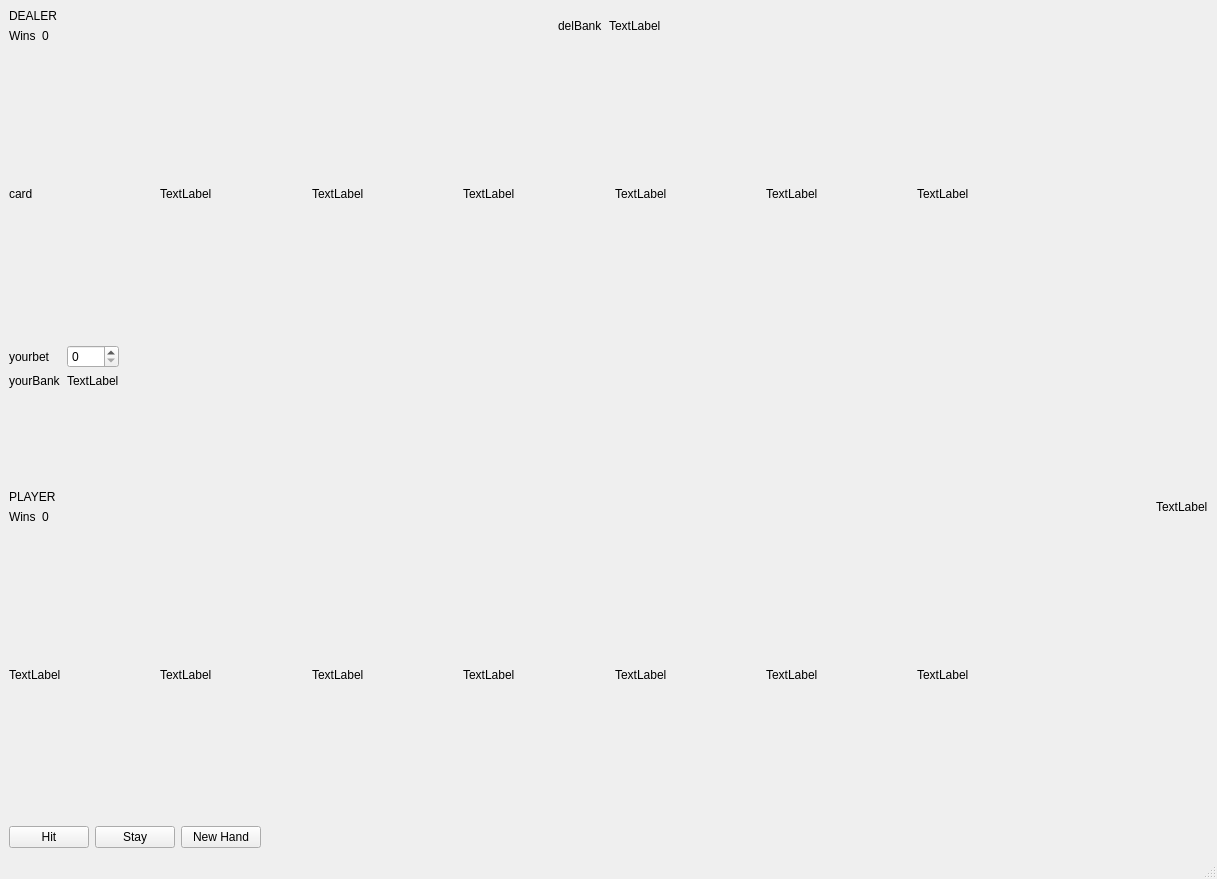
<?xml version="1.0" encoding="UTF-8"?>
<ui version="4.0">
 <class>MainWindow</class>
 <widget class="QMainWindow" name="MainWindow">
  <property name="geometry">
   <rect>
    <x>0</x>
    <y>0</y>
    <width>1217</width>
    <height>879</height>
   </rect>
  </property>
  <property name="windowTitle">
   <string>MainWindow</string>
  </property>
  <widget class="QWidget" name="centralwidget">
   <layout class="QGridLayout" name="gridLayout_5">
    <item row="0" column="0">
     <layout class="QVBoxLayout" name="verticalLayout">
      <item>
       <layout class="QHBoxLayout" name="horizontalLayout_5">
        <item>
         <layout class="QGridLayout" name="gridLayout">
          <item row="0" column="0" colspan="2">
           <widget class="QLabel" name="Dealer">
            <property name="text">
             <string>DEALER</string>
            </property>
           </widget>
          </item>
          <item row="1" column="0">
           <widget class="QLabel" name="win">
            <property name="text">
             <string>Wins</string>
            </property>
           </widget>
          </item>
          <item row="1" column="1">
           <widget class="QLabel" name="dealerwins">
            <property name="text">
             <string>0</string>
            </property>
           </widget>
          </item>
         </layout>
        </item>
        <item>
         <spacer name="horizontalSpacer_5">
          <property name="orientation">
           <enum>Qt::Horizontal</enum>
          </property>
          <property name="sizeHint" stdset="0">
           <size>
            <width>40</width>
            <height>20</height>
           </size>
          </property>
         </spacer>
        </item>
        <item>
         <layout class="QGridLayout" name="gridLayout_4">
          <item row="0" column="1">
           <widget class="QLabel" name="dealerBank">
            <property name="text">
             <string>TextLabel</string>
            </property>
           </widget>
          </item>
          <item row="0" column="0">
           <widget class="QLabel" name="DealerBank">
            <property name="text">
             <string>delBank</string>
            </property>
           </widget>
          </item>
         </layout>
        </item>
        <item>
         <spacer name="horizontalSpacer_6">
          <property name="orientation">
           <enum>Qt::Horizontal</enum>
          </property>
          <property name="sizeHint" stdset="0">
           <size>
            <width>40</width>
            <height>20</height>
           </size>
          </property>
         </spacer>
        </item>
        <item>
         <widget class="QLabel" name="DealerValue">
          <property name="text">
           <string>              </string>
          </property>
         </widget>
        </item>
       </layout>
      </item>
      <item>
       <spacer name="verticalSpacer">
        <property name="orientation">
         <enum>Qt::Vertical</enum>
        </property>
        <property name="sizeHint" stdset="0">
         <size>
          <width>20</width>
          <height>40</height>
         </size>
        </property>
       </spacer>
      </item>
      <item>
       <layout class="QHBoxLayout" name="horizontalLayout">
        <item>
         <widget class="QLabel" name="dealercard1">
          <property name="sizePolicy">
           <sizepolicy hsizetype="MinimumExpanding" vsizetype="MinimumExpanding">
            <horstretch>0</horstretch>
            <verstretch>0</verstretch>
           </sizepolicy>
          </property>
          <property name="minimumSize">
           <size>
            <width>20</width>
            <height>40</height>
           </size>
          </property>
          <property name="text">
           <string>card</string>
          </property>
         </widget>
        </item>
        <item>
         <widget class="QLabel" name="dealercard2">
          <property name="sizePolicy">
           <sizepolicy hsizetype="MinimumExpanding" vsizetype="MinimumExpanding">
            <horstretch>0</horstretch>
            <verstretch>0</verstretch>
           </sizepolicy>
          </property>
          <property name="minimumSize">
           <size>
            <width>20</width>
            <height>40</height>
           </size>
          </property>
          <property name="text">
           <string>TextLabel</string>
          </property>
         </widget>
        </item>
        <item>
         <widget class="QLabel" name="dealercard3">
          <property name="sizePolicy">
           <sizepolicy hsizetype="MinimumExpanding" vsizetype="MinimumExpanding">
            <horstretch>0</horstretch>
            <verstretch>0</verstretch>
           </sizepolicy>
          </property>
          <property name="minimumSize">
           <size>
            <width>20</width>
            <height>40</height>
           </size>
          </property>
          <property name="text">
           <string>TextLabel</string>
          </property>
         </widget>
        </item>
        <item>
         <widget class="QLabel" name="dealercard4">
          <property name="sizePolicy">
           <sizepolicy hsizetype="MinimumExpanding" vsizetype="MinimumExpanding">
            <horstretch>0</horstretch>
            <verstretch>0</verstretch>
           </sizepolicy>
          </property>
          <property name="minimumSize">
           <size>
            <width>20</width>
            <height>40</height>
           </size>
          </property>
          <property name="text">
           <string>TextLabel</string>
          </property>
         </widget>
        </item>
        <item>
         <widget class="QLabel" name="dealercard5">
          <property name="sizePolicy">
           <sizepolicy hsizetype="MinimumExpanding" vsizetype="MinimumExpanding">
            <horstretch>0</horstretch>
            <verstretch>0</verstretch>
           </sizepolicy>
          </property>
          <property name="minimumSize">
           <size>
            <width>20</width>
            <height>40</height>
           </size>
          </property>
          <property name="text">
           <string>TextLabel</string>
          </property>
         </widget>
        </item>
        <item>
         <widget class="QLabel" name="dealercard6">
          <property name="sizePolicy">
           <sizepolicy hsizetype="MinimumExpanding" vsizetype="MinimumExpanding">
            <horstretch>0</horstretch>
            <verstretch>0</verstretch>
           </sizepolicy>
          </property>
          <property name="minimumSize">
           <size>
            <width>20</width>
            <height>40</height>
           </size>
          </property>
          <property name="text">
           <string>TextLabel</string>
          </property>
         </widget>
        </item>
        <item>
         <widget class="QLabel" name="dealercard7">
          <property name="sizePolicy">
           <sizepolicy hsizetype="MinimumExpanding" vsizetype="MinimumExpanding">
            <horstretch>0</horstretch>
            <verstretch>0</verstretch>
           </sizepolicy>
          </property>
          <property name="minimumSize">
           <size>
            <width>20</width>
            <height>40</height>
           </size>
          </property>
          <property name="text">
           <string>TextLabel</string>
          </property>
         </widget>
        </item>
        <item>
         <spacer name="horizontalSpacer">
          <property name="orientation">
           <enum>Qt::Horizontal</enum>
          </property>
          <property name="sizeHint" stdset="0">
           <size>
            <width>40</width>
            <height>20</height>
           </size>
          </property>
         </spacer>
        </item>
       </layout>
      </item>
      <item>
       <spacer name="verticalSpacer_2">
        <property name="orientation">
         <enum>Qt::Vertical</enum>
        </property>
        <property name="sizeHint" stdset="0">
         <size>
          <width>20</width>
          <height>40</height>
         </size>
        </property>
       </spacer>
      </item>
      <item>
       <layout class="QHBoxLayout" name="horizontalLayout_6">
        <item>
         <layout class="QGridLayout" name="gridLayout_3">
          <item row="0" column="1">
           <widget class="QSpinBox" name="playerbet"/>
          </item>
          <item row="0" column="0">
           <widget class="QLabel" name="label_19">
            <property name="text">
             <string>yourbet</string>
            </property>
           </widget>
          </item>
          <item row="1" column="0">
           <widget class="QLabel" name="yourBank">
            <property name="text">
             <string>yourBank</string>
            </property>
           </widget>
          </item>
          <item row="1" column="1">
           <widget class="QLabel" name="playerBank">
            <property name="text">
             <string>TextLabel</string>
            </property>
           </widget>
          </item>
         </layout>
        </item>
        <item>
         <spacer name="horizontalSpacer_7">
          <property name="orientation">
           <enum>Qt::Horizontal</enum>
          </property>
          <property name="sizeHint" stdset="0">
           <size>
            <width>40</width>
            <height>20</height>
           </size>
          </property>
         </spacer>
        </item>
       </layout>
      </item>
      <item>
       <spacer name="verticalSpacer_3">
        <property name="orientation">
         <enum>Qt::Vertical</enum>
        </property>
        <property name="sizeHint" stdset="0">
         <size>
          <width>20</width>
          <height>40</height>
         </size>
        </property>
       </spacer>
      </item>
      <item>
       <layout class="QHBoxLayout" name="horizontalLayout_4">
        <item>
         <layout class="QGridLayout" name="gridLayout_2">
          <item row="0" column="0" colspan="2">
           <widget class="QLabel" name="label_18">
            <property name="text">
             <string>PLAYER</string>
            </property>
           </widget>
          </item>
          <item row="1" column="0">
           <widget class="QLabel" name="yourWins">
            <property name="text">
             <string>Wins</string>
            </property>
           </widget>
          </item>
          <item row="1" column="1">
           <widget class="QLabel" name="playerwins">
            <property name="text">
             <string>0</string>
            </property>
           </widget>
          </item>
         </layout>
        </item>
        <item>
         <spacer name="horizontalSpacer_4">
          <property name="orientation">
           <enum>Qt::Horizontal</enum>
          </property>
          <property name="sizeHint" stdset="0">
           <size>
            <width>40</width>
            <height>20</height>
           </size>
          </property>
         </spacer>
        </item>
        <item>
         <widget class="QLabel" name="yourValue">
          <property name="text">
           <string>TextLabel</string>
          </property>
         </widget>
        </item>
       </layout>
      </item>
      <item>
       <spacer name="verticalSpacer_4">
        <property name="orientation">
         <enum>Qt::Vertical</enum>
        </property>
        <property name="sizeHint" stdset="0">
         <size>
          <width>20</width>
          <height>40</height>
         </size>
        </property>
       </spacer>
      </item>
      <item>
       <layout class="QHBoxLayout" name="horizontalLayout_2">
        <item>
         <widget class="QLabel" name="playercard1">
          <property name="sizePolicy">
           <sizepolicy hsizetype="MinimumExpanding" vsizetype="MinimumExpanding">
            <horstretch>0</horstretch>
            <verstretch>0</verstretch>
           </sizepolicy>
          </property>
          <property name="minimumSize">
           <size>
            <width>20</width>
            <height>40</height>
           </size>
          </property>
          <property name="text">
           <string>TextLabel</string>
          </property>
         </widget>
        </item>
        <item>
         <widget class="QLabel" name="playercard2">
          <property name="sizePolicy">
           <sizepolicy hsizetype="MinimumExpanding" vsizetype="MinimumExpanding">
            <horstretch>0</horstretch>
            <verstretch>0</verstretch>
           </sizepolicy>
          </property>
          <property name="minimumSize">
           <size>
            <width>20</width>
            <height>40</height>
           </size>
          </property>
          <property name="text">
           <string>TextLabel</string>
          </property>
         </widget>
        </item>
        <item>
         <widget class="QLabel" name="playercard3">
          <property name="sizePolicy">
           <sizepolicy hsizetype="MinimumExpanding" vsizetype="MinimumExpanding">
            <horstretch>0</horstretch>
            <verstretch>0</verstretch>
           </sizepolicy>
          </property>
          <property name="minimumSize">
           <size>
            <width>20</width>
            <height>40</height>
           </size>
          </property>
          <property name="text">
           <string>TextLabel</string>
          </property>
         </widget>
        </item>
        <item>
         <widget class="QLabel" name="playercard4">
          <property name="sizePolicy">
           <sizepolicy hsizetype="MinimumExpanding" vsizetype="MinimumExpanding">
            <horstretch>0</horstretch>
            <verstretch>0</verstretch>
           </sizepolicy>
          </property>
          <property name="minimumSize">
           <size>
            <width>20</width>
            <height>40</height>
           </size>
          </property>
          <property name="text">
           <string>TextLabel</string>
          </property>
         </widget>
        </item>
        <item>
         <widget class="QLabel" name="playercard5">
          <property name="sizePolicy">
           <sizepolicy hsizetype="MinimumExpanding" vsizetype="MinimumExpanding">
            <horstretch>0</horstretch>
            <verstretch>0</verstretch>
           </sizepolicy>
          </property>
          <property name="minimumSize">
           <size>
            <width>20</width>
            <height>40</height>
           </size>
          </property>
          <property name="text">
           <string>TextLabel</string>
          </property>
         </widget>
        </item>
        <item>
         <widget class="QLabel" name="playercard6">
          <property name="sizePolicy">
           <sizepolicy hsizetype="MinimumExpanding" vsizetype="MinimumExpanding">
            <horstretch>0</horstretch>
            <verstretch>0</verstretch>
           </sizepolicy>
          </property>
          <property name="minimumSize">
           <size>
            <width>20</width>
            <height>40</height>
           </size>
          </property>
          <property name="text">
           <string>TextLabel</string>
          </property>
         </widget>
        </item>
        <item>
         <widget class="QLabel" name="playercard7">
          <property name="sizePolicy">
           <sizepolicy hsizetype="MinimumExpanding" vsizetype="MinimumExpanding">
            <horstretch>0</horstretch>
            <verstretch>0</verstretch>
           </sizepolicy>
          </property>
          <property name="minimumSize">
           <size>
            <width>20</width>
            <height>40</height>
           </size>
          </property>
          <property name="text">
           <string>TextLabel</string>
          </property>
         </widget>
        </item>
        <item>
         <spacer name="horizontalSpacer_2">
          <property name="orientation">
           <enum>Qt::Horizontal</enum>
          </property>
          <property name="sizeHint" stdset="0">
           <size>
            <width>40</width>
            <height>20</height>
           </size>
          </property>
         </spacer>
        </item>
       </layout>
      </item>
      <item>
       <spacer name="verticalSpacer_5">
        <property name="orientation">
         <enum>Qt::Vertical</enum>
        </property>
        <property name="sizeHint" stdset="0">
         <size>
          <width>20</width>
          <height>40</height>
         </size>
        </property>
       </spacer>
      </item>
      <item>
       <layout class="QHBoxLayout" name="horizontalLayout_3">
        <item>
         <widget class="QPushButton" name="hitButton">
          <property name="text">
           <string>Hit</string>
          </property>
         </widget>
        </item>
        <item>
         <widget class="QPushButton" name="stayButton">
          <property name="text">
           <string>Stay</string>
          </property>
         </widget>
        </item>
        <item>
         <widget class="QPushButton" name="newButton">
          <property name="text">
           <string>New Hand</string>
          </property>
         </widget>
        </item>
        <item>
         <spacer name="horizontalSpacer_3">
          <property name="orientation">
           <enum>Qt::Horizontal</enum>
          </property>
          <property name="sizeHint" stdset="0">
           <size>
            <width>40</width>
            <height>20</height>
           </size>
          </property>
         </spacer>
        </item>
       </layout>
      </item>
     </layout>
    </item>
   </layout>
  </widget>
  <widget class="QMenuBar" name="menubar">
   <property name="geometry">
    <rect>
     <x>0</x>
     <y>0</y>
     <width>1217</width>
     <height>21</height>
    </rect>
   </property>
  </widget>
  <widget class="QStatusBar" name="statusbar"/>
 </widget>
 <resources>
  <include location="blackjackResources.qrc"/>
 </resources>
 <connections/>
</ui>
